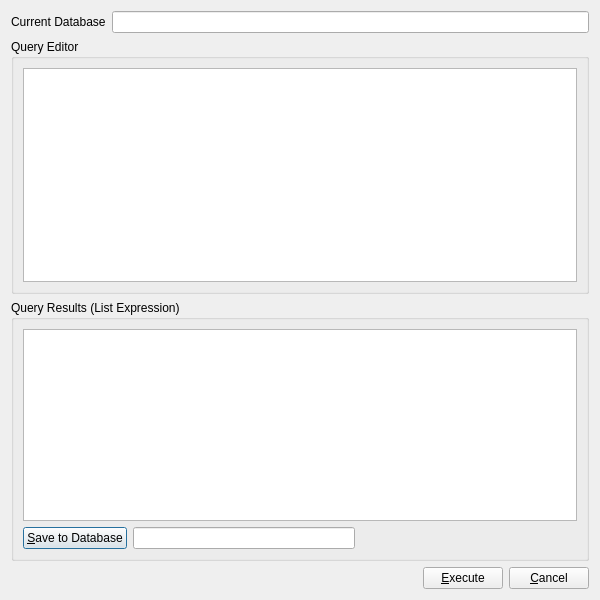
<?xml version="1.0" encoding="UTF-8"?>
<ui version="4.0">
 <class>Dialog</class>
 <widget class="QDialog" name="Dialog">
  <property name="geometry">
   <rect>
    <x>0</x>
    <y>0</y>
    <width>600</width>
    <height>600</height>
   </rect>
  </property>
  <property name="minimumSize">
   <size>
    <width>600</width>
    <height>600</height>
   </size>
  </property>
  <property name="maximumSize">
   <size>
    <width>600</width>
    <height>600</height>
   </size>
  </property>
  <property name="windowTitle">
   <string>Execute Query</string>
  </property>
  <property name="windowIcon">
   <iconset resource="../../resources/resources.qrc">
    <normaloff>:/icons/query.png</normaloff>:/icons/query.png</iconset>
  </property>
  <layout class="QGridLayout" name="gridLayout">
   <item row="4" column="0">
    <widget class="QGroupBox" name="groupBoxFeaturesViewer">
     <property name="title">
      <string>Query Editor</string>
     </property>
     <layout class="QVBoxLayout" name="verticalLayout">
      <item>
       <widget class="QPlainTextEdit" name="plainTextEditQueryEditor"/>
      </item>
     </layout>
    </widget>
   </item>
   <item row="5" column="0">
    <widget class="QGroupBox" name="groupBox">
     <property name="title">
      <string>Query Results (List Expression)</string>
     </property>
     <layout class="QGridLayout" name="gridLayout_2">
      <item row="3" column="0">
       <layout class="QHBoxLayout" name="horizontalLayout_3">
        <item>
         <widget class="QPushButton" name="pushButtonSaveToDatabase">
          <property name="text">
           <string>&amp;Save to Database</string>
          </property>
         </widget>
        </item>
        <item>
         <widget class="QLineEdit" name="lineEditObjectName"/>
        </item>
        <item>
         <spacer name="horizontalSpacer_2">
          <property name="orientation">
           <enum>Qt::Horizontal</enum>
          </property>
          <property name="sizeHint" stdset="0">
           <size>
            <width>40</width>
            <height>20</height>
           </size>
          </property>
         </spacer>
        </item>
       </layout>
      </item>
      <item row="0" column="0">
       <widget class="QPlainTextEdit" name="plainTextEditQueryResults">
        <property name="readOnly">
         <bool>true</bool>
        </property>
       </widget>
      </item>
     </layout>
    </widget>
   </item>
   <item row="6" column="0">
    <layout class="QHBoxLayout" name="horizontalLayout">
     <item>
      <spacer name="horizontalSpacer">
       <property name="orientation">
        <enum>Qt::Horizontal</enum>
       </property>
       <property name="sizeHint" stdset="0">
        <size>
         <width>40</width>
         <height>20</height>
        </size>
       </property>
      </spacer>
     </item>
     <item>
      <widget class="QPushButton" name="pushButtonExecute">
       <property name="text">
        <string>&amp;Execute</string>
       </property>
      </widget>
     </item>
     <item>
      <widget class="QPushButton" name="pushButtonCancel">
       <property name="text">
        <string>&amp;Cancel</string>
       </property>
      </widget>
     </item>
    </layout>
   </item>
   <item row="0" column="0">
    <layout class="QHBoxLayout" name="horizontalLayout_2">
     <item>
      <widget class="QLabel" name="label">
       <property name="text">
        <string>Current Database</string>
       </property>
      </widget>
     </item>
     <item>
      <widget class="QLineEdit" name="lineEditCurrentDatabase">
       <property name="readOnly">
        <bool>true</bool>
       </property>
      </widget>
     </item>
    </layout>
   </item>
  </layout>
 </widget>
 <resources>
  <include location="../../resources/resources.qrc"/>
 </resources>
 <connections>
  <connection>
   <sender>pushButtonCancel</sender>
   <signal>clicked()</signal>
   <receiver>Dialog</receiver>
   <slot>close()</slot>
   <hints>
    <hint type="sourcelabel">
     <x>165</x>
     <y>119</y>
    </hint>
    <hint type="destinationlabel">
     <x>112</x>
     <y>70</y>
    </hint>
   </hints>
  </connection>
 </connections>
</ui>
